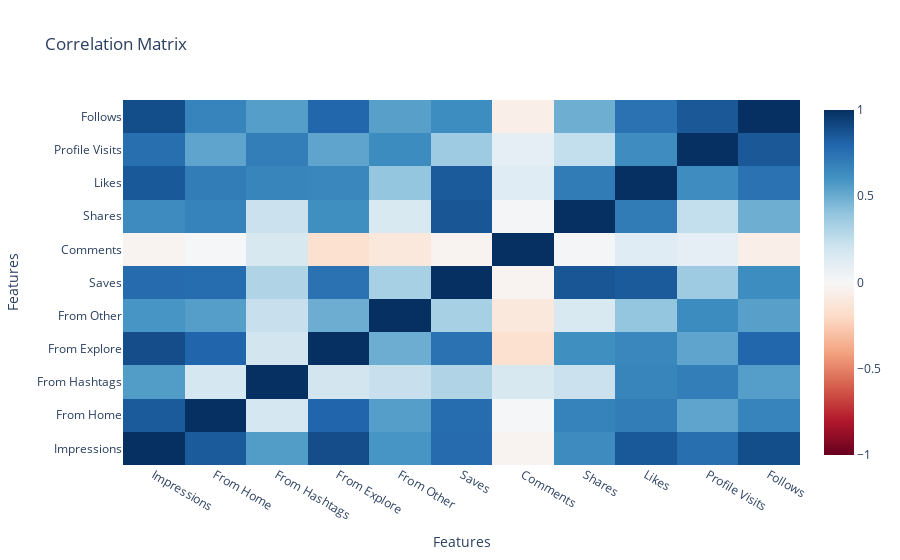

The notebook cell saved with this chart:
### Markdown cell above
Now let's have a look at the correlation between all the features:

### Code cell
corr_matrix = data.corr()

fig = go.Figure(data=go.Heatmap(z=corr_matrix.values,
                                x=corr_matrix.columns,
                                y=corr_matrix.index,
                                colorscale='RdBu',
                                zmin=-1,
                                zmax=1))

fig.update_layout(title='Correlation Matrix',
                  xaxis_title='Features',
                  yaxis_title='Features')

fig.show()

### Figure 1 — Plotly figure (JSON) as saved in the notebook; plotly's stock layout.template omitted (floating-point values rounded to 4 significant figures)
{"data": [{"colorscale": [[0, "rgb(103,0,31)"], [0.1, "rgb(178,24,43)"], [0.2, "rgb(214,96,77)"], [0.3, "rgb(244,165,130)"], [0.4, "rgb(253,219,199)"], [0.5, "rgb(247,247,247)"], [0.6, "rgb(209,229,240)"], [0.7, "rgb(146,197,222)"], [0.8, "rgb(67,147,195)"], [0.9, "rgb(33,102,172)"], [1, "rgb(5,48,97)"]], "type": "heatmap", "x": ["Impressions", "From Home", "From Hashtags", "From Explore", "From Other", "Saves", "Comments", "Shares", "Likes", "Profile Visits", "Follows"], "y": ["Impressions", "From Home", "From Hashtags", "From Explore", "From Other", "Saves", "Comments", "Shares", "Likes", "Profile Visits", "Follows"], "z": [[1, 0.8447, 0.5608, 0.8936, 0.593, 0.7792, -0.02852, 0.6347, 0.8498, 0.761, 0.8894], [0.8447, 1, 0.1775, 0.8006, 0.5557, 0.7688, 0.01272, 0.675, 0.6983, 0.5311, 0.6727], [0.5608, 0.1775, 1, 0.1905, 0.2296, 0.3059, 0.1614, 0.2195, 0.6621, 0.6913, 0.5555], [0.8936, 0.8006, 0.1905, 1, 0.4957, 0.7478, -0.1586, 0.6157, 0.6537, 0.5319, 0.796], [0.593, 0.5557, 0.2296, 0.4957, 1, 0.3319, -0.1087, 0.1568, 0.3935, 0.6331, 0.5467], [0.7792, 0.7688, 0.3059, 0.7478, 0.3319, 1, -0.02691, 0.8603, 0.8456, 0.3606, 0.6285], [-0.02852, 0.01272, 0.1614, -0.1586, -0.1087, -0.02691, 1, 0.01693, 0.1236, 0.09671, -0.06063], [0.6347, 0.675, 0.2195, 0.6157, 0.1568, 0.8603, 0.01693, 1, 0.7078, 0.2454, 0.4931], [0.8498, 0.6983, 0.6621, 0.6537, 0.3935, 0.8456, 0.1236, 0.7078, 1, 0.6261, 0.7463], [0.761, 0.5311, 0.6913, 0.5319, 0.6331, 0.3606, 0.09671, 0.2454, 0.6261, 1, 0.8532], [0.8894, 0.6727, 0.5555, 0.796, 0.5467, 0.6285, -0.06063, 0.4931, 0.7463, 0.8532, 1]], "zmax": 1, "zmin": -1}], "layout": {"title": {"text": "Correlation Matrix"}, "xaxis": {"title": {"text": "Features"}}, "yaxis": {"title": {"text": "Features"}}}}
